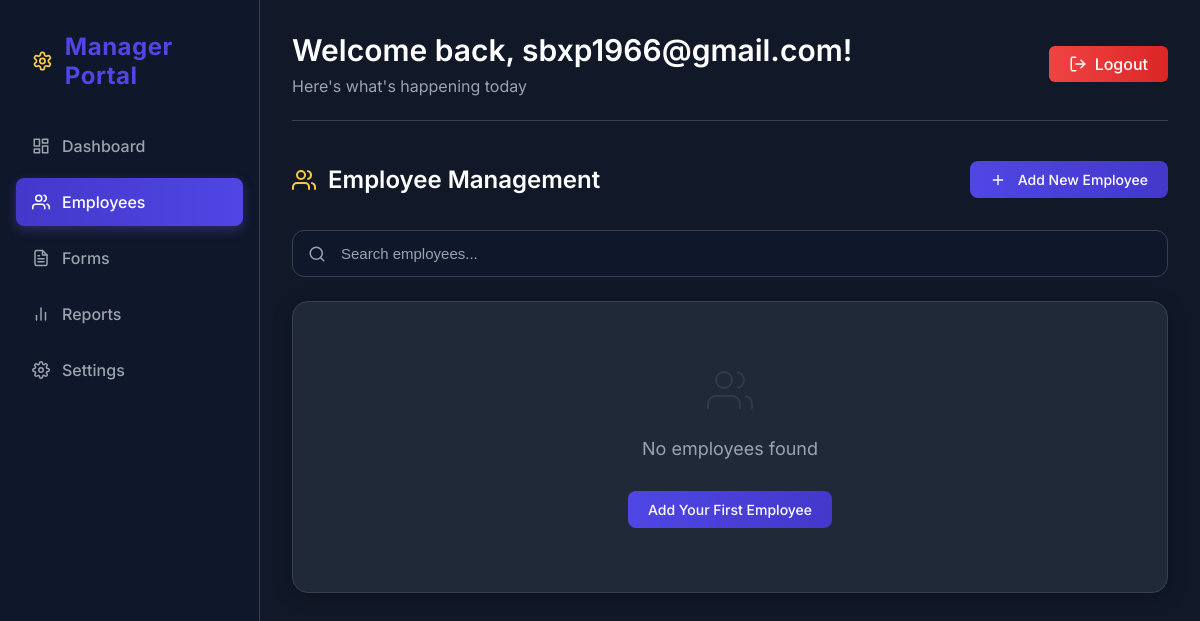
Before: /manager/employees/ (signed in) with the older database file.
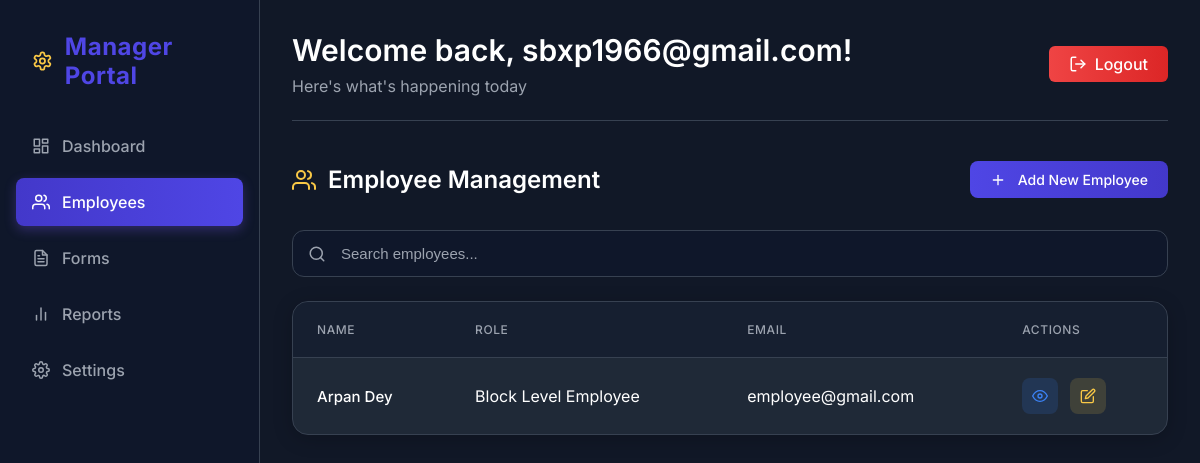
After: the same page with the newer database file.
### accounts/models.py (models this page shows, shortened)
class User(AbstractUser):
    ADMIN = 'admin'
    DISTRICT_EMPLOYEE = 'district_employee'
    BLOCK_EMPLOYEE = 'block_employee'
    ROLE_CHOICES = [
        (ADMIN, 'Admin'),
        (DISTRICT_EMPLOYEE, 'District Level Employee'),
        (BLOCK_EMPLOYEE, 'Block Level Employee'),
    ]
    username = None
    email = models.EmailField(_('email address'), unique=True)
    role = models.CharField(max_length=20, choices=ROLE_CHOICES, default=ADMIN)
    state = models.CharField(max_length=100, blank=True, null=True)
    district = models.CharField(max_length=100, blank=True, null=True)
    block = models.CharField(max_length=100, blank=True, null=True)
    id = models.AutoField(primary_key=True)
    phone_number = models.CharField(max_length=15, blank=True, null=True)
    USERNAME_FIELD = 'email'
    REQUIRED_FIELDS = []
    objects = CustomUserManager()

### managerdashboard/views.py (the view)
# urls.py: path('employees/', views.employee_list, name='employee_list'),
@login_required
@manager_required
def employee_list(request):
    employees = User.objects.filter(role__in=[User.DISTRICT_EMPLOYEE, User.BLOCK_EMPLOYEE])
    context = {
        'employees': employees,
        'user': request.user,
    }
    return render(request, 'managerdashboard/employee_list.html', context)

### templates/managerdashboard/employee_list.html (shortened to what this page needs)
{% extends 'managerdashboard/dashboard.html' %}
{% load static %}
{% block main_content %}
<div class="employee-list-container">
    <div class="page-header">
        <h2>
            Employee Management
        </h2>
        <a href="{% url 'managerdashboard:add_employee' %}" class="btn-add-employee">
            <svg xmlns="http://www.w3.org/2000/svg" width="16" height="16" viewBox="0 0 24 24" fill="none" stroke="currentColor" stroke-width="2" stroke-linecap="round" stroke-linejoin="round">
                <line x1="12" y1="5" x2="12" y2="19"></line>
                <line x1="5" y1="12" x2="19" y2="12"></line>
            </svg>
            Add New Employee
        </a>
    </div>
    <div class="employee-search">
        <svg class="search-icon" xmlns="http://www.w3.org/2000/svg" width="18" height="18" viewBox="0 0 24 24" fill="none" stroke="currentColor" stroke-width="2" stroke-linecap="round" stroke-linejoin="round">
            <circle cx="11" cy="11" r="8"></circle>
            <line x1="21" y1="21" x2="16.65" y2="16.65"></line>
        </svg>
        <input type="text" id="employeeSearch" placeholder="Search employees..." class="search-input">
    </div>
    {% if employees %}
        <div class="employee-table-container">
            <table class="employee-table">
                <thead>
                    <tr>
                        <th>Name</th>
                        <th>Role</th>
                        <th>Email</th>
                        <th>Actions</th>
                    </tr>
                </thead>
                <tbody>
                    {% for employee in employees %}
                    <tr class="employee-row">
                        <td>
                            <div class="employee-name">{{ employee.get_full_name }}</div>
                        </td>
                        <td>{{ employee.get_role_display }}</td>
                        <td>{{ employee.email }}</td>
                        <td class="actions">
                            <a href="#" class="btn-action btn-view" title="View Details">
                                <svg xmlns="http://www.w3.org/2000/svg" width="16" height="16" viewBox="0 0 24 24" fill="none" stroke="currentColor" stroke-width="2" stroke-linecap="round" stroke-linejoin="round">
                                    <path d="M1 12s4-8 11-8 11 8 11 8-4 8-11 8-11-8-11-8z"></path>
                                    <circle cx="12" cy="12" r="3"></circle>
                                </svg>
                            </a>
                            <a href="#" class="btn-action btn-edit" title="Edit">
                            </a>
                        </td>
                    </tr>
                    {% endfor %}
                </tbody>
            </table>
        </div>
    {% else %}
        <div class="no-employees">
            <p>No employees found</p>
            <a href="{% url 'managerdashboard:add_employee' %}" class="btn-first-employee">Add Your First Employee</a>
        </div>
    {% endif %}
</div>
{% endblock %}

Changed rows visible on the page:
added User: get_full_name "Arpan Dey", role "Block Level Employee", email "employee@gmail.com"
Other visible differences:
text no longer shown: "No employees found Add Your First Employee"
text now shown: "NAME ROLE EMAIL ACTIONS"
